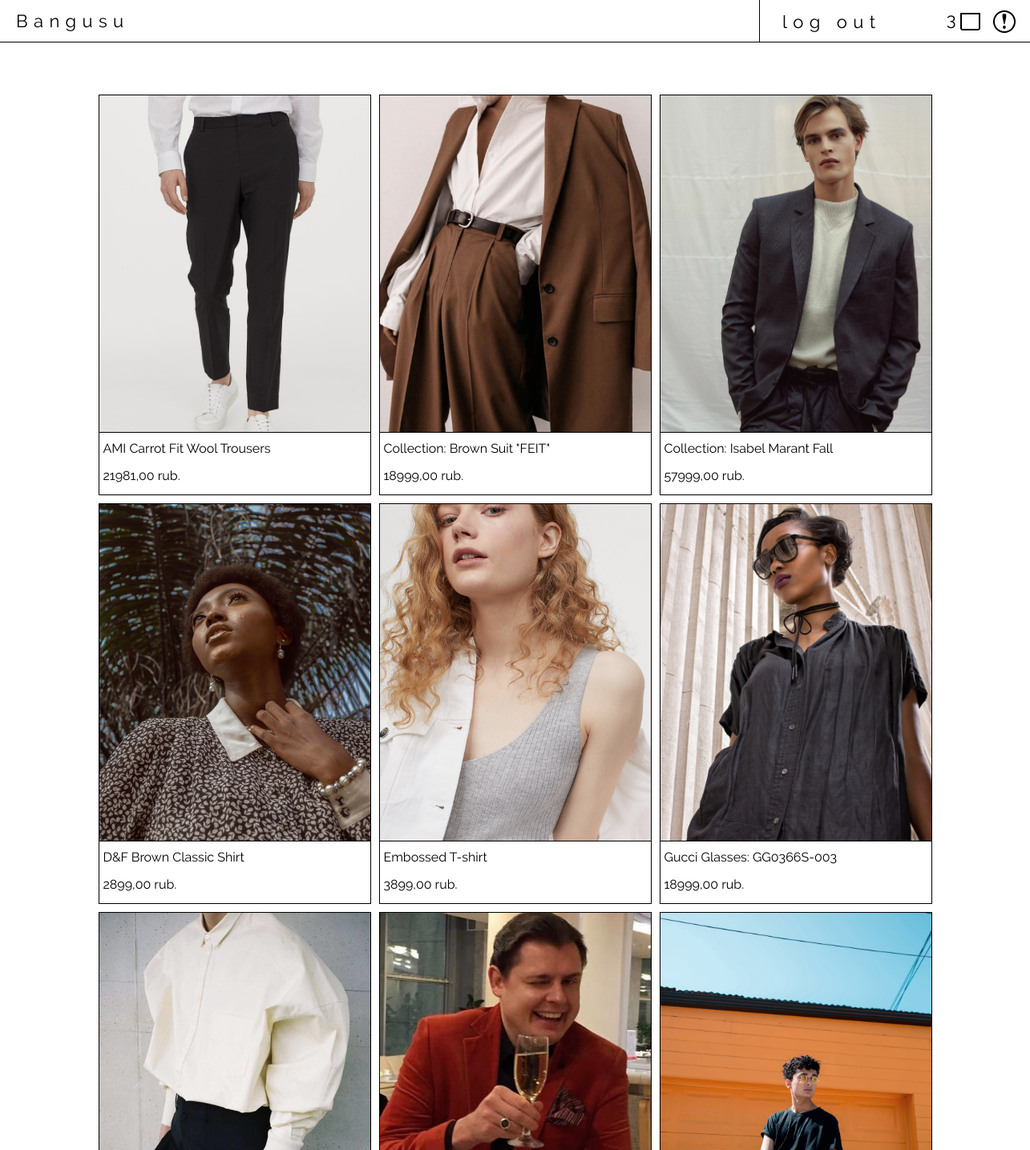
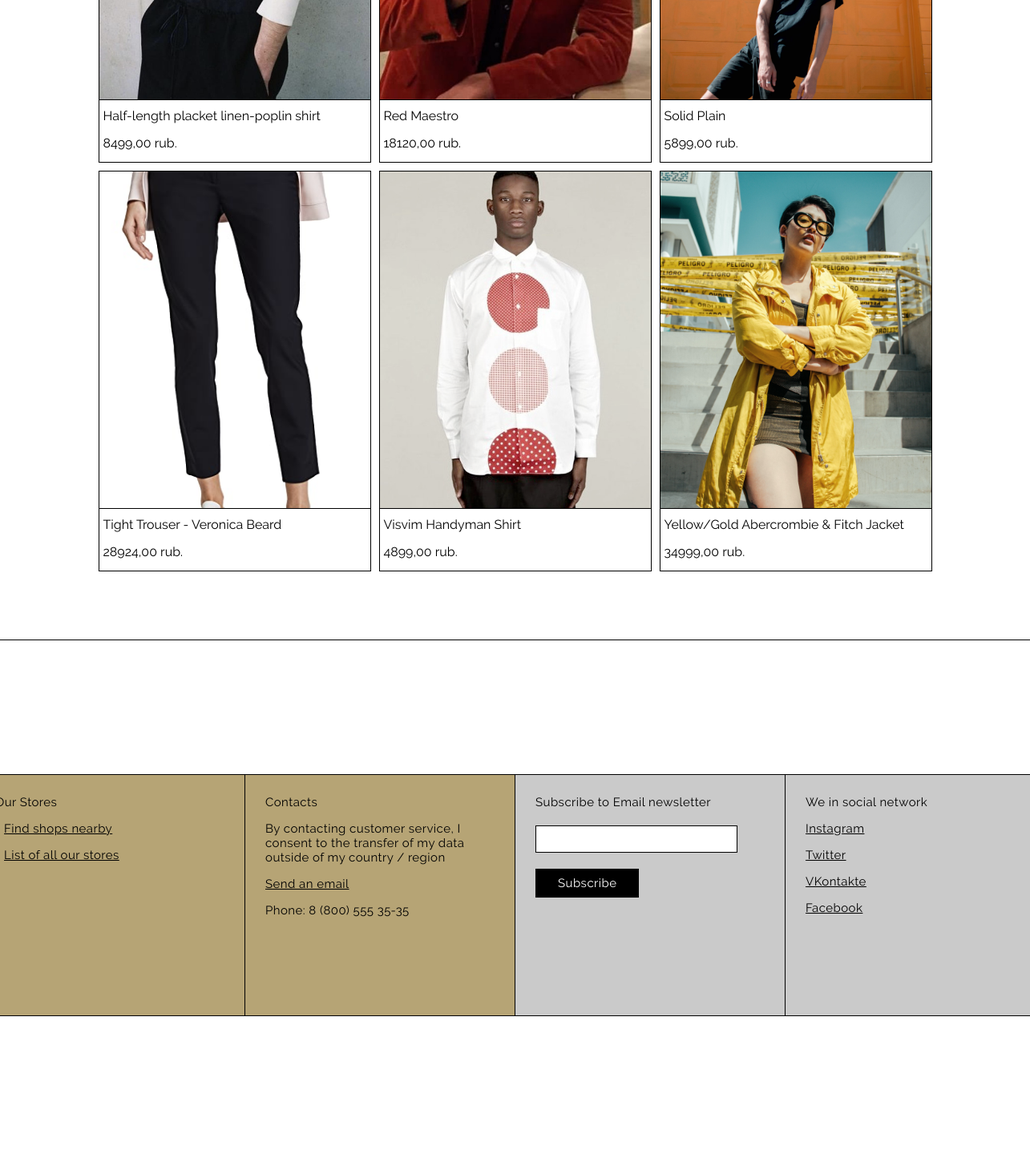
The page /all_page/ (signed in) on the database its author committed (2 pictures, top to bottom).
### Bangusu/models.py (models this page shows, shortened)
class Order(models.Model):
    user = models.ForeignKey(settings.AUTH_USER_MODEL, on_delete=models.CASCADE)
    items = models.ManyToManyField(OrderItem)
    start_date = models.DateTimeField(auto_now_add=True)
    ordered_date = models.DateTimeField()
    ordered = models.BooleanField(default=False)
    class Meta:
        verbose_name = 'Заказ'
        verbose_name_plural = "Заказы"

class Product(models.Model):
    category = models.ForeignKey(Category, related_name='products', on_delete=models.CASCADE)
    name = models.CharField(max_length=200, db_index=True)
    slug = models.SlugField(max_length=200, db_index=True)
    image = models.ImageField(upload_to='products/%Y/%m/%d', blank=True)
    description = models.TextField(blank=True)
    size = models.CharField(max_length=3, default="M")
    price = models.DecimalField(max_digits=10, decimal_places=2)
    stock = models.PositiveIntegerField()
    for_man = models.BooleanField(default=False)
    for_woman = models.BooleanField(default=False)
    available = models.BooleanField(default=True)
    created = models.DateTimeField(auto_now_add=True)
    updated = models.DateTimeField(auto_now=True)
    class Meta:
        verbose_name = 'Продукты'
        verbose_name_plural = 'Продукты'
        ordering = ('name',)
        index_together = (('id', 'slug'),)

### Bangusu/views.py (the view)
# urls.py: path('all_page/', views.AllPage.as_view(), name='all_page'),
class AllPage(CategoryM, ListView):
    queryset = Product.objects.filter(available=True)
    template_name = 'Bangusu/all_page.html'
    context_object_name = 'image'

### Bangusu/templatetags/cart_template_tags.py (called while the page is built)
@register.filter
def cart_item_count(user):
    if user.is_authenticated:
        qs = Order.objects.filter(user=user, ordered=False)
        if qs.exists():
            return qs[0].items.count()
    return 0

### Bangusu/templates/Bangusu/all_page.html (shortened to what this page needs)
{% extends 'Bangusu/base.html' %}
{% load static %}
{% load cart_template_tags %}
{% block style %}
	<link rel="stylesheet" href="{% static 'Bangusu/css/all_page_style.css' %}">
{% endblock %}
{% block content %}
	<main>
		<div class="container_productsA">
			 {% for img in image %}
				<div class="item">
					<div class="imgerovka" style='background-image: url("../../../..{{ img.image.url }}");'></div>
					<div class="name"><a href="{% url 'bnsu:product_detail' img.slug %}">{{ img.name }}</a></div>
					<div class="price">{{ img.price }} rub.</div>
				</div>
			{% endfor %}
		</div>
	</main>
{% endblock %}

### Bangusu/templates/Bangusu/base.html (shortened to what this page needs)
{% load static %}
{% load cart_template_tags %}
<!DOCTYPE html>
<html lang="ru">
	<head>
		{% block style %}
		{% endblock %}
	</head>
	<body>
		<div class="header">
			<div class="logo_wrapper_left" style="letter-spacing: 0.335em">
				<a class="homelogolink" href="{% url 'bnsu:start_page' %}">Bangusu</a>
			</div>
			<div class="action_wrapper_right">
				{% if user.is_authenticated %}
					<a class="loginlink" href="{% url 'account_logout' %}" style="letter-spacing: 0.335em">log out</a>
				<div class="actions">
					<div class="nule">{{ request.user|cart_item_count }}</div>
					<a class="trashlink" href="{% url 'bnsu:order-summary' %}">
						<img src="{% static 'Bangusu/img/icon/Trash.png' %}" alt="img"/>
					</a>
					<button class="menubutton"><img src="{% static 'Bangusu/img/icon/icon_about.png' %}" alt="img" /></button>
					{% else %}
						<a class="loginlink" href="{% url 'account_login' %}" style="letter-spacing: 0.335em">log in</a>
					<div class="actions">
						<button class="menubutton"><img src="{% static 'Bangusu/img/icon/icon_about.png' %}" alt="img" /></button>
					{% endif %}
					</div>
				</div>
			</div>
		{% block content %}
		{% endblock %}
		<div class="footer">
			<div class="wewe">
				<div class="orblock">
					<div class="text_footer">
						<p>Our Stores</p>
						<div> - <a href="#">Find shops nearby</a></div>
						<div> - <a href="#">List of all our stores</a></div>
					</div>
				</div>
				<div class="orblock">
					<div class="text_footer">
						<p>Contacts</p>
						<div style="margin-right: 34px">By contacting customer service,
							I consent to the transfer of my data outside of my country / region</div>
						<div><a href="#">Send an email</a></div>
						<div>Phone: 8 (800) 555 35-35</div>
					</div>
				</div>
				<div class="greyblock">
					<div class="text_footer">
						<p>Subscribe to Email newsletter</p>
						<div><input class="input_form"></div>
						<button class="button_sub">Subscribe</button>
					</div>
				</div>
				<div class="greyblock">
					<div class="text_footer">
						<p>We in social network</p>
						<div>
							<a href="#">Instagram</a>
						</div>
						<div>
							<a href="#">Twitter</a>
						</div>
						<div>
							<a href="#">VKontakte</a>
						</div>
						<div>
							<a href="#">Facebook</a>
						</div>
					</div>
				</div>
			</div>
		</div>
	</body>
</html>

### Bangusu/static/Bangusu/css/all_page_style.css (style rules this page uses)
body { font-family: Raleway, sans-serif; font-weight: lighter; margin: 0; padding: 0; }
a { cursor: pointer; text-decoration: none; color: black; }
.header { height: auto; list-style: none; border: 1px black; border-style: none none solid none; }
.header div { display: inline-block; font-size: 22px; }
.logo_wrapper_left { padding: 13px 0 13px 20px; }
.action_wrapper_right { width: 337px; float: right; display: flex; border: 1px black; border-style: none none none solid; }
.loginlink { width: 180px; }
.action_wrapper_right .loginlink { padding: 13px 0 13px 0; margin-left: 28px; }
.nule { align-content: center; }
.actions { text-align: end; margin: 0; width: 110px; }
.menubutton { cursor: pointer; height: 53px; }
.action_wrapper_right a { margin-right: 10px; display: inline-flex; vertical-align: middle; }
.actions button { padding: 13px 0 13px 0; margin-right: 15px; background: none; border-style: none; vertical-align: middle; }
.container_productsM, .container_productsW, .container_productsA { margin-top: 60px; margin-bottom: 60px; padding: 0; display: flex; flex-wrap: wrap; justify-content: center; }
.item { margin: 5px; border: 1px solid black; box-sizing: border-box; width: 340px; height: 500px; }
.imgerovka { height: 420px; width: 100%; background-image: url background-repeat: no-repeat; background-position: center center; background-size: cover; border: 1px black; border-style: none none solid none; filter: grayscale(15%); }
.name { padding: 10px 5px; font-family: inherit; }
.price { font-family: inherit; padding: 5px 05px; }
.footer { margin-top: 80px; width: 100%; display: flex; justify-content: center; font-weight: lighter; letter-spacing: 0.03em; font-size: 15px; border: 1px solid; border-style: solid none none none; }
.wewe { display: flex; padding-top: 167px; padding-bottom: 167px; }
.greyblock, .orblock { width: 336px; height: 300px; border: 1px black; border-style: solid solid solid none; }
.orblock { background-color: #B6A475 }
.orblock:first-child { border: 1px solid black; }
.greyblock { background-color: #CACACA }
.orblock .greyblock, .text_footer { margin-top: 25px; margin-left: 25px; }
.text_footer a { text-decoration: underline; }
.text_footer div { margin-bottom: 15px; }
.input_form { margin: 5px 0px; padding: 9px 10px; width: 230px; letter-spacing: 0.03em; font-size: 12px; font-family: inherit; border: 1px solid black; }
.button_sub { font-size: 15px; letter-spacing: 0.03em; padding: 8px 27px 8px 27px; color: white; font-family: inherit; border: 1px solid black; background-color: #000000; }

### rows shown on the page
Product: image (picture), name "AMI Carrot Fit Wool Trousers", price "21981,00"
Product: image (picture), name "Collection: Brown Suit \"FEIT\"", price "18999,00"
Product: image (picture), name "Collection: Isabel Marant Fall", price "57999,00"
Product: image (picture), name "D&F Brown Classic Shirt", price "2899,00"
Product: image (picture), name "Embossed T-shirt", price "3899,00"
Product: image (picture), name "Gucci Glasses: GG0366S-003", price "18999,00"
Product: image (picture), name "Half-length placket linen-poplin shirt", price "8499,00"
Product: image (picture), name "Red Maestro", price "18120,00"
Product: image (picture), name "Solid Plain", price "5899,00"
Product: image (picture), name "Tight Trouser - Veronica Beard", price "28924,00"
Product: image (picture), name "Visvim Handyman Shirt", price "4899,00"
Product: image (picture), name "Yellow/Gold Abercrombie & Fitch Jacket", price "34999,00"

### other values the page prints
{{ request.user|cart_item_count }} "3"
